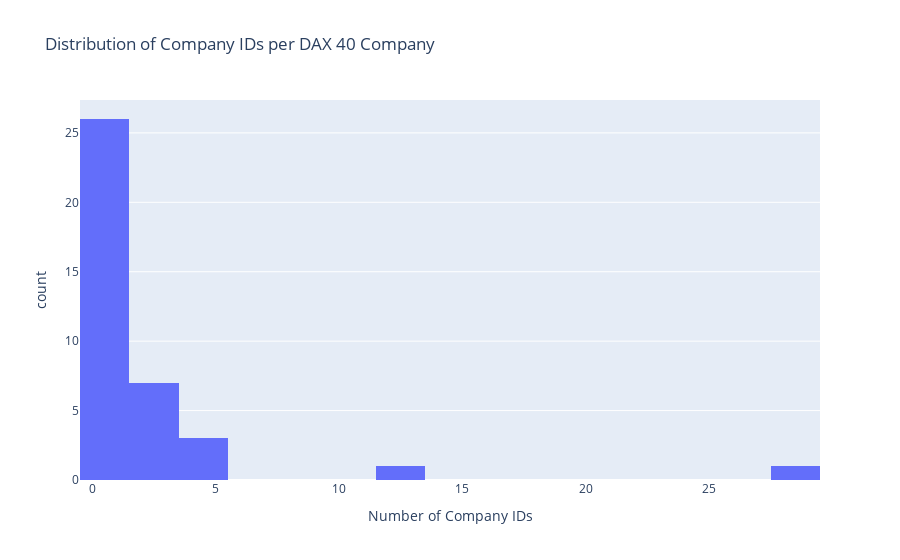

Notebook code for this chart:
### Code cell
# Visualize Company ID distribution
fig = px.histogram(
    df_lookup,
    x='num_ids',
    title='Distribution of Company IDs per DAX 40 Company',
    labels={'num_ids': 'Number of Company IDs', 'count': 'Number of Companies'},
    nbins=20
)
fig.update_layout(showlegend=False)
fig.show()

# Save plot
fig.write_html(OUTPUT_DIR / "company_id_distribution.html")

### Figure 1 — Plotly figure (JSON) as saved in the notebook; plotly's stock layout.template omitted (floating-point values rounded to 4 significant figures)
{"data": [{"alignmentgroup": "True", "bingroup": "x", "hovertemplate": "Number of Company IDs=%{x}<br>count=%{y}<extra></extra>", "legendgroup": "", "marker": {"color": "#636efa", "pattern": {"shape": ""}}, "name": "", "nbinsx": 20, "offsetgroup": "", "orientation": "v", "showlegend": false, "type": "histogram", "x": [1, 2, 29, 3, 4, 1, 0, 1, 2, 5, 1, 5, 1, 1, 1, 2, 1, 1, 0, 2, 1, 1, 1, 1, 1, 1, 1, 1, 0, 12, 1, 2, 2, 1, 1, 0, 1, 1], "xaxis": "x", "yaxis": "y"}], "layout": {"barmode": "relative", "legend": {"tracegroupgap": 0}, "showlegend": false, "title": {"text": "Distribution of Company IDs per DAX 40 Company"}, "xaxis": {"anchor": "y", "domain": [0, 1], "title": {"text": "Number of Company IDs"}}, "yaxis": {"anchor": "x", "domain": [0, 1], "title": {"text": "count"}}}}
